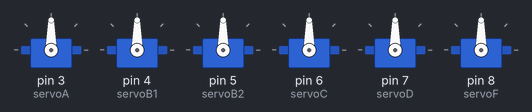
A sketch run on a simulated Arduino Uno, built with avr-gcc and run on an emulated ATmega328P. On the bench: 6 × servo.

Above: at 0.1 s.
At 1.6 s:
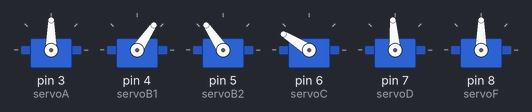
At 2.1 s:
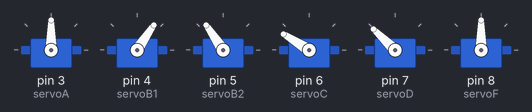
At 3.1 s:
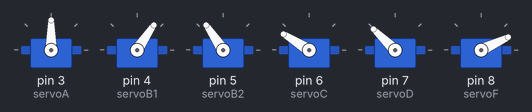
Timing chart, 0 to 4.6 s (numbered marks = the images above):
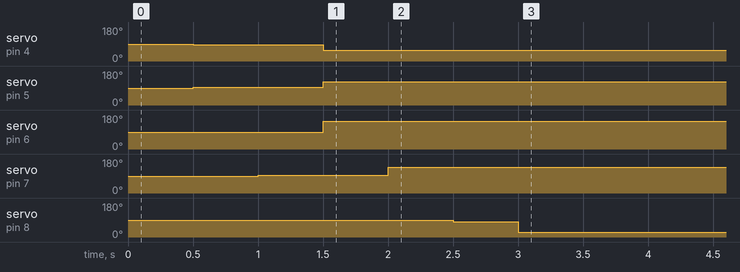

The sketch:

servo_calib.ino
```cpp
#include <Servo.h>
Servo servoA,servoB1,servoB2,servoC,servoD,servoF;
enum ServoName {
    SERVO_A,
    SERVO_B1,
    SERVO_B2,
    SERVO_C,
    SERVO_D,
    SERVO_F
};

void SetAngle(Servo &servo,double theta,ServoName name) {
      if (theta>=0 && theta<=180){
        if(name==SERVO_B1 || name==SERVO_B2){
          servo.write(theta);
        }else{
          servo.write(theta);
          delay(500);
        }
      }else{
        Serial.print("Servo ");
        Serial.print(name);
        Serial.println(" got invalid angle!");
      }

    }

void SetAngleSup(Servo &servo,double theta,ServoName name) {
      SetAngle(servo,180-theta,name);
    }

    void GripOpen() {
  SetAngle(servoF, 80, SERVO_F);
}

void GripClose() {
  SetAngle(servoF, 25, SERVO_F);
}

void HomeArm (){
  //servoA.write(90);
  SetAngle(servoA,90,SERVO_A);
  //servoB1.write(90);
  SetAngle(servoB1,86,SERVO_B1);
  //servoB2.write(180-90);
  SetAngleSup(servoB2,86,SERVO_B2);
  //servoC.write(72);
  SetAngle(servoC,88,SERVO_C);
  //servoD.write(76);
  SetAngle(servoD,94,SERVO_D);
  //servoF.write(60);//open
  //SetAngle(servoF,26,SERVO_F);
  //servoF.write(0);//close
}
void RestArm(){
  HomeArm();
  SetAngle(servoB1,86-30,SERVO_B1);
  //servoB2.write(180-90);
  SetAngleSup(servoB2,86-30,SERVO_B2);
  SetAngle(servoC,88+60,SERVO_C);
  SetAngle(servoD,76+60,SERVO_D);

}


void setup() {
  // put your setup code here, to run once:
  Serial.begin(9600);
  servoA.attach(3);
  servoB1.attach(4);
  servoB2.attach(5);
  servoC.attach(6);
  servoD.attach(7);
  servoF.attach(8);
  /*//servoA.write(90);
  SetAngle(servoA,0,SERVO_A);
  //servoB1.write(90);
  SetAngle(servoB1,180,SERVO_B1);
  //servoB2.write(180-90);
  SetAngleSup(servoB2,180,SERVO_B2);
  //servoC.write(72);
  SetAngle(servoC,90,SERVO_C);
  //servoD.write(76);
  SetAngle(servoD,90,SERVO_D);
  servoF.write(90);//open
  //SetAngle(servoF,0,SERVO_F);
  //servoF.write(0);//close
  */
  RestArm();
  GripOpen();
  GripClose();


}

void loop() {
  // put your main code here, to run repeatedly:

}
```
